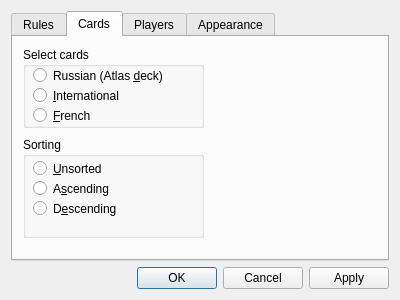
<?xml version="1.0" encoding="UTF-8"?>
<ui version="4.0">
 <class>SettingsDialog</class>
 <widget class="QDialog" name="SettingsDialog">
  <property name="geometry">
   <rect>
    <x>0</x>
    <y>0</y>
    <width>400</width>
    <height>300</height>
   </rect>
  </property>
  <property name="windowTitle">
   <string>Settings</string>
  </property>
  <layout class="QVBoxLayout" name="verticalLayout">
   <item>
    <widget class="QTabWidget" name="tabWidget">
     <property name="currentIndex">
      <number>1</number>
     </property>
     <widget class="QWidget" name="tabRules">
      <attribute name="title">
       <string>Rules</string>
      </attribute>
     </widget>
     <widget class="QWidget" name="tabCards">
      <attribute name="title">
       <string>Cards</string>
      </attribute>
      <widget class="QGroupBox" name="groupBoxDeck">
       <property name="geometry">
        <rect>
         <x>10</x>
         <y>10</y>
         <width>181</width>
         <height>81</height>
        </rect>
       </property>
       <property name="title">
        <string>Select cards</string>
       </property>
       <widget class="QRadioButton" name="radioButtonRus">
        <property name="geometry">
         <rect>
          <x>10</x>
          <y>20</y>
          <width>161</width>
          <height>17</height>
         </rect>
        </property>
        <property name="text">
         <string>Russian (Atlas &amp;deck)</string>
        </property>
       </widget>
       <widget class="QRadioButton" name="radioButtonInt">
        <property name="geometry">
         <rect>
          <x>10</x>
          <y>40</y>
          <width>161</width>
          <height>17</height>
         </rect>
        </property>
        <property name="text">
         <string>&amp;International</string>
        </property>
       </widget>
       <widget class="QRadioButton" name="radioButtonFra">
        <property name="geometry">
         <rect>
          <x>10</x>
          <y>60</y>
          <width>161</width>
          <height>17</height>
         </rect>
        </property>
        <property name="text">
         <string>&amp;French</string>
        </property>
       </widget>
      </widget>
      <widget class="QGroupBox" name="groupBoxSorting">
       <property name="geometry">
        <rect>
         <x>10</x>
         <y>100</y>
         <width>181</width>
         <height>101</height>
        </rect>
       </property>
       <property name="title">
        <string>Sorting</string>
       </property>
       <widget class="QRadioButton" name="radioButtonUnsorted">
        <property name="geometry">
         <rect>
          <x>10</x>
          <y>20</y>
          <width>107</width>
          <height>23</height>
         </rect>
        </property>
        <property name="text">
         <string>&amp;Unsorted</string>
        </property>
       </widget>
       <widget class="QRadioButton" name="radioButtonAscending">
        <property name="geometry">
         <rect>
          <x>10</x>
          <y>40</y>
          <width>107</width>
          <height>23</height>
         </rect>
        </property>
        <property name="text">
         <string>A&amp;scending</string>
        </property>
       </widget>
       <widget class="QRadioButton" name="radioButtonDescending">
        <property name="geometry">
         <rect>
          <x>10</x>
          <y>60</y>
          <width>107</width>
          <height>23</height>
         </rect>
        </property>
        <property name="text">
         <string>D&amp;escending</string>
        </property>
       </widget>
      </widget>
     </widget>
     <widget class="QWidget" name="tabPlayers">
      <attribute name="title">
       <string>Players</string>
      </attribute>
      <widget class="QLineEdit" name="lineEditPlayer1Name">
       <property name="geometry">
        <rect>
         <x>170</x>
         <y>10</y>
         <width>201</width>
         <height>20</height>
        </rect>
       </property>
      </widget>
      <widget class="QLabel" name="labelPlayer1Name">
       <property name="geometry">
        <rect>
         <x>10</x>
         <y>10</y>
         <width>161</width>
         <height>16</height>
        </rect>
       </property>
       <property name="text">
        <string>Player 1 (human) name:</string>
       </property>
      </widget>
      <widget class="QLineEdit" name="lineEditPlayer2Name">
       <property name="geometry">
        <rect>
         <x>170</x>
         <y>40</y>
         <width>201</width>
         <height>20</height>
        </rect>
       </property>
      </widget>
      <widget class="QLabel" name="labelPlayer2Name">
       <property name="geometry">
        <rect>
         <x>10</x>
         <y>40</y>
         <width>161</width>
         <height>16</height>
        </rect>
       </property>
       <property name="text">
        <string>Player 2 (left opponent) name:</string>
       </property>
      </widget>
      <widget class="QLineEdit" name="lineEditPlayer3Name">
       <property name="geometry">
        <rect>
         <x>170</x>
         <y>70</y>
         <width>201</width>
         <height>20</height>
        </rect>
       </property>
      </widget>
      <widget class="QLabel" name="labelPlayer3Name">
       <property name="geometry">
        <rect>
         <x>10</x>
         <y>70</y>
         <width>161</width>
         <height>16</height>
        </rect>
       </property>
       <property name="text">
        <string>Player 3 (partner) name:</string>
       </property>
      </widget>
      <widget class="QLineEdit" name="lineEditPlayer4Name">
       <property name="geometry">
        <rect>
         <x>170</x>
         <y>100</y>
         <width>201</width>
         <height>20</height>
        </rect>
       </property>
      </widget>
      <widget class="QLabel" name="labelPlayer4Name">
       <property name="geometry">
        <rect>
         <x>10</x>
         <y>100</y>
         <width>161</width>
         <height>16</height>
        </rect>
       </property>
       <property name="text">
        <string>Player 4 (right opponent) name:</string>
       </property>
      </widget>
     </widget>
     <widget class="QWidget" name="tabAppearance">
      <attribute name="title">
       <string>Appearance</string>
      </attribute>
      <widget class="QCheckBox" name="checkBoxGL">
       <property name="geometry">
        <rect>
         <x>10</x>
         <y>10</y>
         <width>201</width>
         <height>17</height>
        </rect>
       </property>
       <property name="text">
        <string>Use OpenGL for rendering</string>
       </property>
      </widget>
      <widget class="QLabel" name="labelLanguage">
       <property name="geometry">
        <rect>
         <x>10</x>
         <y>40</y>
         <width>71</width>
         <height>21</height>
        </rect>
       </property>
       <property name="text">
        <string>Language:</string>
       </property>
      </widget>
      <widget class="QComboBox" name="comboBoxLanguage">
       <property name="geometry">
        <rect>
         <x>120</x>
         <y>40</y>
         <width>121</width>
         <height>22</height>
        </rect>
       </property>
      </widget>
      <widget class="QLabel" name="labelBGColor">
       <property name="geometry">
        <rect>
         <x>10</x>
         <y>70</y>
         <width>101</width>
         <height>21</height>
        </rect>
       </property>
       <property name="text">
        <string>Background Color:</string>
       </property>
      </widget>
      <widget class="QPushButton" name="pushButtonSelectColor">
       <property name="geometry">
        <rect>
         <x>120</x>
         <y>70</y>
         <width>121</width>
         <height>23</height>
        </rect>
       </property>
       <property name="text">
        <string>Select...</string>
       </property>
      </widget>
     </widget>
    </widget>
   </item>
   <item>
    <widget class="QDialogButtonBox" name="buttonBox">
     <property name="orientation">
      <enum>Qt::Horizontal</enum>
     </property>
     <property name="standardButtons">
      <set>QDialogButtonBox::Apply|QDialogButtonBox::Cancel|QDialogButtonBox::Ok</set>
     </property>
    </widget>
   </item>
  </layout>
 </widget>
 <resources/>
 <connections>
  <connection>
   <sender>buttonBox</sender>
   <signal>accepted()</signal>
   <receiver>SettingsDialog</receiver>
   <slot>accept()</slot>
   <hints>
    <hint type="sourcelabel">
     <x>248</x>
     <y>254</y>
    </hint>
    <hint type="destinationlabel">
     <x>157</x>
     <y>274</y>
    </hint>
   </hints>
  </connection>
  <connection>
   <sender>buttonBox</sender>
   <signal>rejected()</signal>
   <receiver>SettingsDialog</receiver>
   <slot>reject()</slot>
   <hints>
    <hint type="sourcelabel">
     <x>316</x>
     <y>260</y>
    </hint>
    <hint type="destinationlabel">
     <x>286</x>
     <y>274</y>
    </hint>
   </hints>
  </connection>
  <connection>
   <sender>buttonBox</sender>
   <signal>clicked(QAbstractButton*)</signal>
   <receiver>SettingsDialog</receiver>
   <slot>onClick(QAbstractButton*)</slot>
   <hints>
    <hint type="sourcelabel">
     <x>316</x>
     <y>260</y>
    </hint>
    <hint type="destinationlabel">
     <x>286</x>
     <y>274</y>
    </hint>
   </hints>
  </connection>
 </connections>
</ui>
